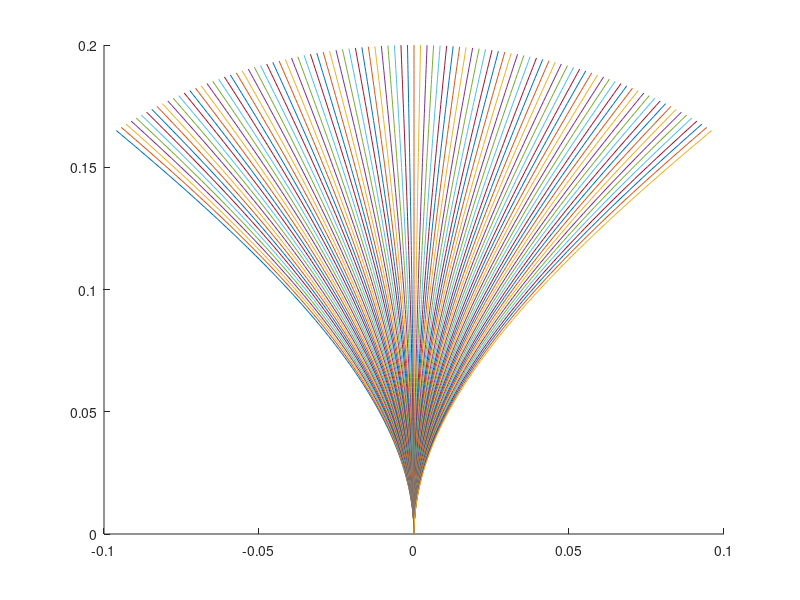

This figure's MATLAB source: (Note: this script raises an error after producing the figure.)
%% Dynamics of Robot
%% Build a graph

% subp = 1:prod(size(S)); %linear indeces of matrix V
% connected = % indeces of connected states

% determine qi based on initial configuration of robot
% load states.mat
% n = size(X_body,1);
% iteration1 = round(n*rand(1,1)+.5 + X_body(:,:,1));
% iteration2 = round(n*rand(1,1)+.5 + X_body(:,:,1));
% iteration3 = round(n*rand(1,1)+.5 + X_body(:,:,1));
% [X_body2]= moduleTransform(X_body,X_body(end,:,iteration1),X_body,direction,iteration1);
% [X_body3]= moduleTransform(X_body,X_body2(end,:,iteration2),X_body2,direction,iteration2);
% qi = round(X_body3(end,:,iteration3)*100);
% % qi = round(bodyn(end,:,3));
%%
load states.mat
figure
hold on
for i = 1:size(X_body,3)
    plot(X_body(:,1,i),X_body(:,2,i))
end
%%
qi = [50 60];
K = 100; % K is number of vertices.

dq = [1 1];% Incremental distance for the state
nG = 100;
[G,o1,body] = buildRRT(qi,K,dq,nG); 

figure
hold on

A = G.Adjacency;
for i = 1:size(A,1)
    for j = i:size(A,1)
        if A(i,j) == 1
            node1 = G.Coords(i,:);
            node2 = G.Coords(j,:);
            plot([node1(1) node2(1)],[node1(2) node2(2)],'-g','LineWidth',2);
        end
    end
end

plot(G.Nodes(:,1),G.Nodes(:,2),'gs','MarkerSize',7,'MarkerFaceColor',[0.5,0.5,0.5]);
plot(qi(1),qi(2),'*R','MarkerSize',8)
%%
for i = 1:size(body,4)
%     for j = 1:size(body,3)
        plot(body(:,1,1,i),body(:,2,1,i),'r')
        plot(body(:,1,2,i),body(:,2,2,i),'g')
        plot(body(:,1,3,i),body(:,2,3,i),'b')
%     end
end
%%
pos = [o1.Center(1)-o1.Radius o1.Center(2)-o1.Radius o1.Radius*2 o1.Radius*2];
rectangle('Position',pos,'Curvature',[1 1],'FaceColor',[0 .5 .5],'EdgeColor','b',...
    'LineWidth',3)
% fill(x,y,'r')
% plot(A,'-*')
axis([1,nG,1,nG])
axis equal
